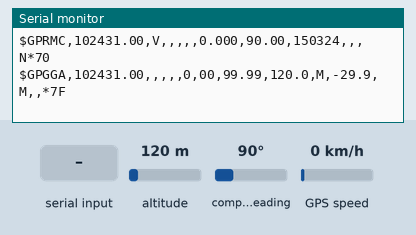
A sketch run on a simulated Arduino Uno, built with avr-gcc and run on an emulated ATmega328P. Parts: the last lines printed to the serial monitor. The inputs (shaded band) are chosen by the test bench; at power-on: altitude 120 m, compass heading 90°, GPS speed 0 km/h. The GPS gets a fix after 3 s at 37.7749, -122.4194 with 8 satellites.

Above: at 1.2 s.
1.3 s: altitude set to 20 m
At 2.6 s:
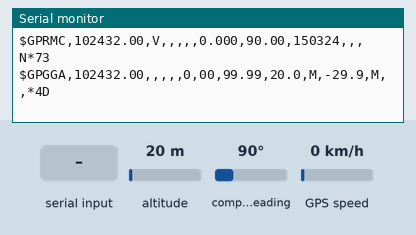
4.5 s: "1\n" received over the second serial link
At 4.9 s:
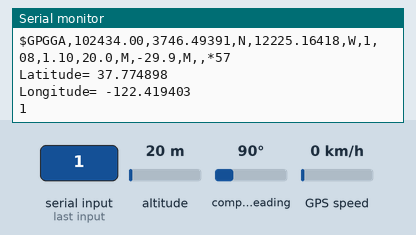
7.5 s: compass heading set to 269°
At 8.8 s:
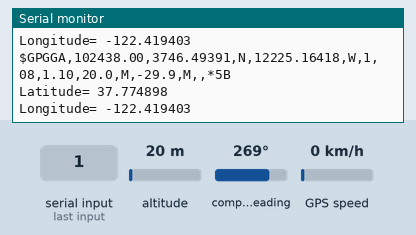
10.6 s: GPS speed set to 2 km/h
At 11.9 s:
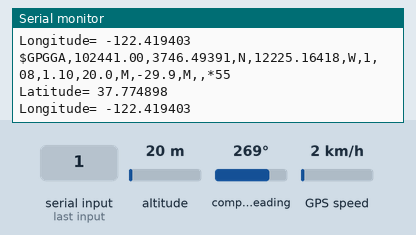
12.1 s: compass heading set to 352°
At 12.9 s:
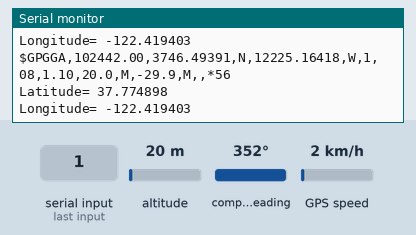
16.2 s: altitude set to 980 m
At 16.9 s:
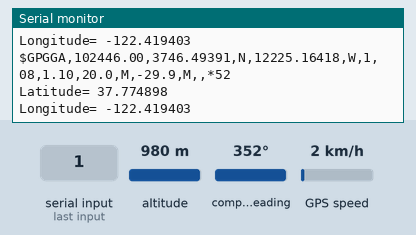
Timing chart, 0 to 19.2 s (numbered marks = the images above; inputs shaded):
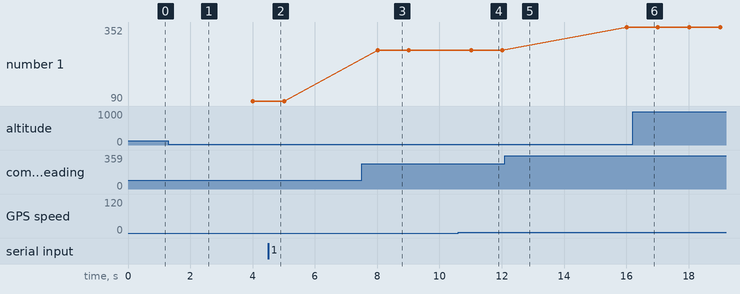

Measured:
- after the input at 1.3 s, the serial monitor: prints a new line after 0.76 s (image 1)
- after the input at 4.5 s, the serial monitor: prints a new line at once (image 2)
- after the input at 7.5 s, the serial monitor: prints a new line after 0.51 s (image 3)
- after the input at 10.6 s, the serial monitor: prints a new line after 0.41 s (image 4)
- plotted number 1: 90 → 269 after the input at 7.5 s, 269 → 352 after the input at 12.1 s

The sketch:

gps_sensor.ino
```cpp
#include <TinyGPS++.h>
#include <SoftwareSerial.h>

static const int RXPin = 12, TXPin = 11;
static const uint32_t GPSBaud = 9600;

// The TinyGPS++ object
TinyGPSPlus gps;

// The serial connection to the GPS device
SoftwareSerial mySerial(RXPin, TXPin);

void setup(){
  Serial.begin(9600);
  mySerial.begin(GPSBaud);
}

void loop(){
  // This sketch displays information every time a new sentence is correctly encoded.
  while (mySerial.available() > 0){
    char mySerial_buffer = mySerial.read();
    Serial.print(mySerial_buffer);

    gps.encode(mySerial_buffer);
    if (gps.location.isUpdated()){
      Serial.print("\n");
      Serial.print("Latitude= ");
      Serial.print(gps.location.lat(), 6);
      Serial.print("\n");
      Serial.print("Longitude= ");
      Serial.print(gps.location.lng(), 6);
      Serial.print("\n");
    }
  }
}
```
